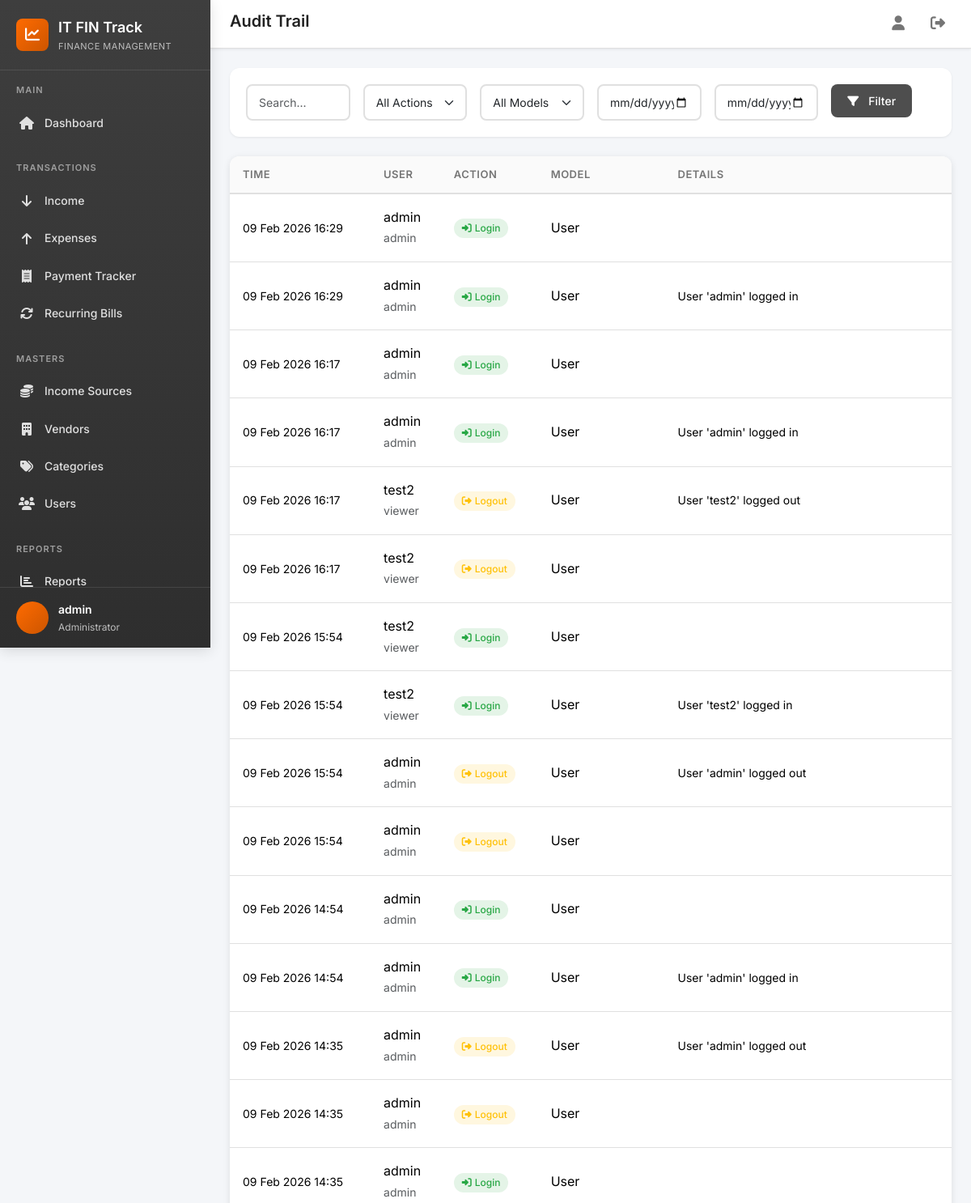
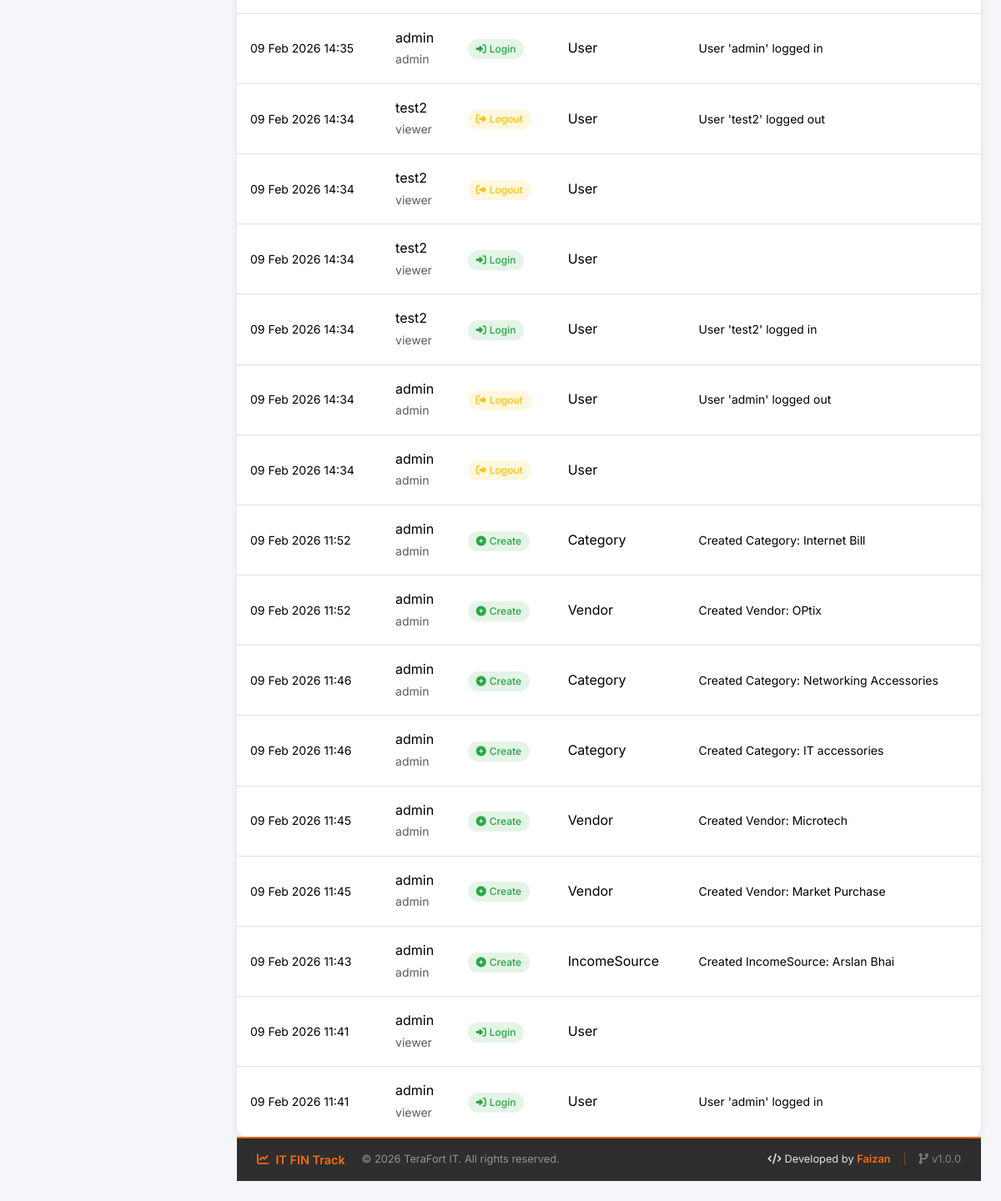
/reports/audit-trail/ (signed in), run on the app's committed database (2 pictures, top to bottom).
### core/models/user.py (models this page shows, shortened)
class User(AbstractUser):
    class Role(models.TextChoices):
        ADMIN = 'admin', 'Administrator'
        EXECUTIVE = 'executive', 'IT Executive'
        ACCOUNTANT = 'accountant', 'Accountant'
        MANAGER = 'manager', 'Manager'
        VIEWER = 'viewer', 'Viewer'
    role = models.CharField(
        max_length=20,
        choices=Role.choices,
        default=Role.VIEWER,
        help_text='User role determines access permissions'
    )
    department = models.CharField(
        max_length=100,
        blank=True,
        default='IT',
        help_text='Department the user belongs to'
    )
    phone = models.CharField(
        max_length=20,
        blank=True,
        help_text='Contact phone number'
    )
    is_soft_deleted = models.BooleanField(
        default=False,
        help_text='Soft delete flag - never lose data'
    )
    created_at = models.DateTimeField(auto_now_add=True)
    updated_at = models.DateTimeField(auto_now=True)
    class Meta:
        verbose_name = 'User'
        verbose_name_plural = 'Users'
        ordering = ['-created_at']
    @property
    def is_admin(self):
        return self.role == self.Role.ADMIN

### core/models/audit.py (models this page shows, shortened)
class AuditLog(models.Model):
    class ActionType(models.TextChoices):
        CREATE = 'create', 'Create'
        UPDATE = 'update', 'Update'
        DELETE = 'delete', 'Delete'
        SOFT_DELETE = 'soft_delete', 'Soft Delete'
        RESTORE = 'restore', 'Restore'
        VIEW = 'view', 'View'
        EXPORT = 'export', 'Export'
        LOGIN = 'login', 'Login'
        LOGOUT = 'logout', 'Logout'
        APPROVE = 'approve', 'Approve'
        REJECT = 'reject', 'Reject'
    user = models.ForeignKey(
        settings.AUTH_USER_MODEL,
        on_delete=models.SET_NULL,
        null=True,
        related_name='audit_logs',
        help_text='User who performed the action'
    )
    user_name = models.CharField(
        max_length=150,
        blank=True,
        help_text='Username at time of action (preserved even if user deleted)'
    )
    user_role = models.CharField(
        max_length=50,
        blank=True,
        help_text='User role at time of action'
    )
    action = models.CharField(
        max_length=20,
        choices=ActionType.choices,
        help_text='Type of action performed'
    )
    model_name = models.CharField(
        max_length=100,
        help_text='Name of the affected model'
    )
    object_id = models.PositiveIntegerField(
        null=True,
        blank=True,
        help_text='ID of the affected record'
    )
    object_repr = models.CharField(
        max_length=300,
        blank=True,
        help_text='String representation of the object'
    )
    old_values = models.JSONField(
        null=True,
        blank=True,
        help_text='Previous values (for updates)'
    )
    new_values = models.JSONField(
        null=True,
        blank=True,
        help_text='New values (for creates/updates)'
    )
    changes_summary = models.TextField(
        blank=True,
        help_text='Human-readable summary of changes'
    )
    ip_address = models.GenericIPAddressField(
        null=True,
        blank=True,
        help_text='Client IP address'
    )
    user_agent = models.TextField(
        blank=True,
        help_text='Browser/Client user agent'
    )
    request_path = models.CharField(
        max_length=500,
        blank=True,
        help_text='Request URL path'
    )
    request_method = models.CharField(
        max_length=10,
        blank=True,
        help_text='HTTP method (GET, POST, etc.)'
    )
    timestamp = models.DateTimeField(
        auto_now_add=True,
        help_text='When the action occurred'
    )
    class Meta:
        verbose_name = 'Audit Log'
        verbose_name_plural = 'Audit Logs'
        ordering = ['-timestamp']
        indexes = [
            models.Index(fields=['user', 'timestamp']),
            models.Index(fields=['model_name', 'object_id']),
            models.Index(fields=['action', 'timestamp']),
            models.Index(fields=['timestamp']),
        ]
    @property
    def action_color(self):
        colors = {
            'create': '#28A745',
            'update': '#FF6B01',
            'delete': '#DC3545',
            'soft_delete': '#DC3545',
            'restore': '#17A2B8',
            'view': '#6C757D',
            'export': '#6C757D',
            'login': '#28A745',
            'logout': '#FFC107',
            'approve': '#28A745',
            'reject': '#DC3545',
        }
        return colors.get(self.action, '#6C757D')
    @property
    def action_icon(self):
        icons = {
            'create': 'fa-plus-circle',
            'update': 'fa-edit',
            'delete': 'fa-trash',
            'soft_delete': 'fa-trash-alt',
            'restore': 'fa-undo',
            'view': 'fa-eye',
            'export': 'fa-download',
            'login': 'fa-sign-in-alt',
            'logout': 'fa-sign-out-alt',
            'approve': 'fa-check-circle',
            'reject': 'fa-times-circle',
        }
        return icons.get(self.action, 'fa-circle')

### core/views/reports.py (the view)
# urls.py: path('reports/audit-trail/', reports_views.audit_trail, name='audit_trail'),
@login_required
def audit_trail(request):
    if not request.user.is_admin:
        messages.error(request, 'Only administrators can access the audit trail.')
        return redirect('core:dashboard')
    logs = AuditLog.objects.select_related('user').all()
    user_id = request.GET.get('user', '')
    if user_id:
        logs = logs.filter(user_id=user_id)
    action = request.GET.get('action', '')
    if action:
        logs = logs.filter(action=action)
    model = request.GET.get('model', '')
    if model:
        logs = logs.filter(model_name=model)
    date_from = request.GET.get('date_from', '')
    date_to = request.GET.get('date_to', '')
    if date_from:
        logs = logs.filter(timestamp__date__gte=date_from)
    if date_to:
        logs = logs.filter(timestamp__date__lte=date_to)
    search = request.GET.get('search', '').strip()
    if search:
        logs = logs.filter(changes_summary__icontains=search)
    paginator = Paginator(logs.order_by('-timestamp'), 50)
    page = request.GET.get('page', 1)
    logs = paginator.get_page(page)
    users = User.objects.filter(is_soft_deleted=False)
    actions = AuditLog.ActionType.choices
    models = AuditLog.objects.values_list('model_name', flat=True).distinct()
    context = {
        'logs': logs,
        'users': users,
        'actions': actions,
        'models': models,
        'user_filter': user_id,
        'action_filter': action,
        'model_filter': model,
        'date_from': date_from,
        'date_to': date_to,
        'search': search,
    }
    return render(request, 'core/reports/audit_trail.html', context)

### core/context_processors.py (called while the page is built)
def theme_colors(request):
    return {
        'THEME_COLORS': getattr(settings, 'THEME_COLORS', {}),
    }

### templates/core/reports/audit_trail.html (shortened to what this page needs)
{% extends 'base.html' %}
{% block page_title %}Audit Trail{% endblock %}
{% block content %}
<div class="fade-in">
    <div class="filter-section">
        <form method="get" class="row g-3">
            <div class="col-md-2"><input type="text" name="search" class="form-control" placeholder="Search..." value="{{ search }}"></div>
            <div class="col-md-2"><select name="action" class="form-select"><option value="">All Actions</option></select></div>
            <div class="col-md-2"><select name="model" class="form-select"><option value="">All Models</option></select></div>
            <div class="col-md-2"><input type="date" name="date_from" class="form-control" value="{{ date_from }}"></div>
            <div class="col-md-2"><input type="date" name="date_to" class="form-control" value="{{ date_to }}"></div>
            <div class="col-md-2"><button type="submit" class="btn btn-secondary"><i class="fas fa-filter me-1"></i>Filter</button></div>
        </form>
    </div>
    <div class="card">
        <div class="card-body p-0">
            {% if logs %}
            <div class="table-responsive">
                <table class="table table-hover mb-0">
                    <thead><tr><th>Time</th><th>User</th><th>Action</th><th>Model</th><th>Details</th></tr></thead>
                    <tbody>
                        {% for log in logs %}
                        <tr>
                            <td><small>{{ log.timestamp|date:"d M Y H:i" }}</small></td>
                            <td>{{ log.user_name }}<br><small class="text-muted">{{ log.user_role }}</small></td>
                            <td><span class="badge" style="background:{{ log.action_color }}20;color:{{ log.action_color }}"><i class="fas {{ log.action_icon }} me-1"></i>{{ log.get_action_display }}</span></td>
                            <td>{{ log.model_name }}</td>
                            <td><small>{{ log.changes_summary|truncatewords:15 }}</small></td>
                        </tr>
                        {% endfor %}
                    </tbody>
                </table>
            </div>
            {% else %}
            <div class="empty-state"><div class="empty-state-icon"><i class="fas fa-history"></i></div><h5>No audit logs found</h5></div>
            {% endif %}
        </div>
    </div>
</div>
{% endblock %}

### templates/base.html (shortened to what this page needs)
{% load static %}
<!DOCTYPE html>
<html lang="en">
<head>
    <link href="https://cdn.jsdelivr.net/npm/bootstrap@5.3.2/dist/css/bootstrap.min.css" rel="stylesheet">
    <link rel="stylesheet" href="https://cdnjs.cloudflare.com/ajax/libs/font-awesome/6.5.1/css/all.min.css">
    <link rel="stylesheet" href="{% static 'css/style.css' %}">
</head>
<body>
    <div class="app-container">
        <aside class="sidebar" id="sidebar">
            <div class="sidebar-header">
                <div class="sidebar-logo">
                    <i class="fas fa-chart-line"></i>
                </div>
                <div>
                    <div class="sidebar-title">IT FIN Track</div>
                    <div class="sidebar-subtitle">Finance Management</div>
                </div>
            </div>
            <nav class="sidebar-nav">
                <div class="nav-section">
                    <div class="nav-section-title">Main</div>
                    <a href="{% url 'core:dashboard' %}" class="nav-link {% if request.resolver_match.url_name == 'dashboard' %}active{% endif %}">
                        <i class="fas fa-home"></i>
                        <span>Dashboard</span>
                    </a>
                </div>
                <div class="nav-section">
                    <div class="nav-section-title">Transactions</div>
                    <a href="{% url 'core:income_list' %}" class="nav-link {% if 'income' in request.resolver_match.url_name and 'source' not in request.resolver_match.url_name %}active{% endif %}">
                        <i class="fas fa-arrow-down"></i>
                        <span>Income</span>
                    </a>
                    <a href="{% url 'core:expense_list' %}" class="nav-link {% if 'expense' in request.resolver_match.url_name %}active{% endif %}">
                        <i class="fas fa-arrow-up"></i>
                        <span>Expenses</span>
                    </a>
                    <a href="{% url 'core:payment_tracker' %}" class="nav-link {% if 'payment_tracker' in request.resolver_match.url_name %}active{% endif %}">
                        <i class="fas fa-receipt"></i>
                        <span>Payment Tracker</span>
                    </a>
                    <a href="{% url 'core:recurring_bill_list' %}" class="nav-link {% if 'recurring_bill' in request.resolver_match.url_name %}active{% endif %}">
                        <i class="fas fa-sync"></i>
                        <span>Recurring Bills</span>
                    </a>
                </div>
                <div class="nav-section">
                    <div class="nav-section-title">Masters</div>
                    <a href="{% url 'core:income_source_list' %}" class="nav-link {% if 'income_source' in request.resolver_match.url_name %}active{% endif %}">
                        <i class="fas fa-coins"></i>
                        <span>Income Sources</span>
                    </a>
                    <a href="{% url 'core:vendor_list' %}" class="nav-link {% if 'vendor' in request.resolver_match.url_name %}active{% endif %}">
                        <i class="fas fa-building"></i>
                        <span>Vendors</span>
                    </a>
                    <a href="{% url 'core:category_list' %}" class="nav-link {% if 'category' in request.resolver_match.url_name %}active{% endif %}">
                        <i class="fas fa-tags"></i>
                        <span>Categories</span>
                    </a>
                    {% if request.user.is_admin %}
                    <a href="{% url 'core:user_list' %}" class="nav-link {% if 'user_' in request.resolver_match.url_name %}active{% endif %}">
                        <i class="fas fa-users"></i>
                        <span>Users</span>
                    </a>
                    {% endif %}
                </div>
                <div class="nav-section">
                    <div class="nav-section-title">Reports</div>
                    <a href="{% url 'core:report_dashboard' %}" class="nav-link {% if request.resolver_match.url_name == 'report_dashboard' %}active{% endif %}">
                        <i class="fas fa-chart-bar"></i>
                        <span>Reports</span>
                    </a>
                </div>
            </nav>
            <div class="sidebar-footer">
                <div class="user-info">
                    <div class="user-avatar">
                    </div>
                    <div>
                        <div class="user-name">{{ request.user.get_full_name|default:request.user.username }}</div>
                        <div class="user-role">{{ request.user.get_role_display }}</div>
                    </div>
                </div>
            </div>
        </aside>
        <main class="main-content">
            <header class="top-header">
                <div class="header-left">
                    <h1 class="page-title">{% block page_title %}Dashboard{% endblock %}</h1>
                </div>
                <div class="header-right">
                    <a href="{% url 'core:profile' %}" class="header-btn" title="Profile">
                        <i class="fas fa-user"></i>
                    </a>
                    <a href="{% url 'core:logout' %}" class="header-btn" title="Logout">
                        <i class="fas fa-sign-out-alt"></i>
                    </a>
                </div>
            </header>
            {% block content %}{% endblock %}
            <footer class="app-footer">
                <div class="footer-content">
                    <div class="footer-left">
                        <span class="footer-brand">
                            <i class="fas fa-chart-line me-2"></i>IT FIN Track
                        </span>
                        <span class="footer-copyright">
                            &copy; {% now "Y" %} TeraFort IT. All rights reserved.
                        </span>
                    </div>
                    <div class="footer-right">
                        <span class="footer-developer">
                            <i class="fas fa-code me-1"></i>Developed by <strong>Faizan</strong>
                        </span>
                        <span class="footer-divider">|</span>
                        <span class="footer-version">
                            <i class="fas fa-code-branch me-1"></i>v1.0.0
                        </span>
                    </div>
                </div>
            </footer>
        </main>
    </div>
</body>
</html>

### data on the page
User: user.get_full_name "admin", user.role "Administrator"
AuditLog: timestamp "09 Feb 2026 16:29", user_name "admin", user_role "admin", action "Login", model_name "User"
AuditLog: timestamp "09 Feb 2026 16:29", user_name "admin", user_role "admin", action "Login", model_name "User", changes_summary "User 'admin' logged in"
AuditLog: timestamp "09 Feb 2026 16:17", user_name "admin", user_role "admin", action "Login", model_name "User"
AuditLog: timestamp "09 Feb 2026 16:17", user_name "admin", user_role "admin", action "Login", model_name "User", changes_summary "User 'admin' logged in"
AuditLog: timestamp "09 Feb 2026 16:17", user_name "test2", user_role "viewer", action "Logout", model_name "User", changes_summary "User 'test2' logged out"
AuditLog: timestamp "09 Feb 2026 16:17", user_name "test2", user_role "viewer", action "Logout", model_name "User"
AuditLog: timestamp "09 Feb 2026 15:54", user_name "test2", user_role "viewer", action "Login", model_name "User"
AuditLog: timestamp "09 Feb 2026 15:54", user_name "test2", user_role "viewer", action "Login", model_name "User", changes_summary "User 'test2' logged in"
AuditLog: timestamp "09 Feb 2026 15:54", user_name "admin", user_role "admin", action "Logout", model_name "User", changes_summary "User 'admin' logged out"
AuditLog: timestamp "09 Feb 2026 15:54", user_name "admin", user_role "admin", action "Logout", model_name "User"
AuditLog: timestamp "09 Feb 2026 14:54", user_name "admin", user_role "admin", action "Login", model_name "User"
AuditLog: timestamp "09 Feb 2026 14:54", user_name "admin", user_role "admin", action "Login", model_name "User", changes_summary "User 'admin' logged in"
AuditLog: timestamp "09 Feb 2026 14:35", user_name "admin", user_role "admin", action "Logout", model_name "User", changes_summary "User 'admin' logged out"
AuditLog: timestamp "09 Feb 2026 14:35", user_name "admin", user_role "admin", action "Logout", model_name "User"
AuditLog: timestamp "09 Feb 2026 14:35", user_name "admin", user_role "admin", action "Login", model_name "User"
AuditLog: timestamp "09 Feb 2026 14:35", user_name "admin", user_role "admin", action "Login", model_name "User", changes_summary "User 'admin' logged in"
AuditLog: timestamp "09 Feb 2026 14:34", user_name "test2", user_role "viewer", action "Logout", model_name "User", changes_summary "User 'test2' logged out"
AuditLog: timestamp "09 Feb 2026 14:34", user_name "test2", user_role "viewer", action "Logout", model_name "User"
AuditLog: timestamp "09 Feb 2026 14:34", user_name "test2", user_role "viewer", action "Login", model_name "User"
AuditLog: timestamp "09 Feb 2026 14:34", user_name "test2", user_role "viewer", action "Login", model_name "User", changes_summary "User 'test2' logged in"
AuditLog: timestamp "09 Feb 2026 14:34", user_name "admin", user_role "admin", action "Logout", model_name "User", changes_summary "User 'admin' logged out"
AuditLog: timestamp "09 Feb 2026 14:34", user_name "admin", user_role "admin", action "Logout", model_name "User"
AuditLog: timestamp "09 Feb 2026 11:52", user_name "admin", user_role "admin", action "Create", model_name "Category", changes_summary "Created Category: Internet Bill"
AuditLog: timestamp "09 Feb 2026 11:52", user_name "admin", user_role "admin", action "Create", model_name "Vendor", changes_summary "Created Vendor: OPtix"
AuditLog: timestamp "09 Feb 2026 11:46", user_name "admin", user_role "admin", action "Create", model_name "Category", changes_summary "Created Category: Networking Accessories"
AuditLog: timestamp "09 Feb 2026 11:46", user_name "admin", user_role "admin", action "Create", model_name "Category", changes_summary "Created Category: IT accessories"
AuditLog: timestamp "09 Feb 2026 11:45", user_name "admin", user_role "admin", action "Create", model_name "Vendor", changes_summary "Created Vendor: Microtech"
AuditLog: timestamp "09 Feb 2026 11:45", user_name "admin", user_role "admin", action "Create", model_name "Vendor", changes_summary "Created Vendor: Market Purchase"
AuditLog: timestamp "09 Feb 2026 11:43", user_name "admin", user_role "admin", action "Create", model_name "IncomeSource", changes_summary "Created IncomeSource: Arslan Bhai"
AuditLog: timestamp "09 Feb 2026 11:41", user_name "admin", user_role "viewer", action "Login", model_name "User"
AuditLog: timestamp "09 Feb 2026 11:41", user_name "admin", user_role "viewer", action "Login", model_name "User", changes_summary "User 'admin' logged in"
